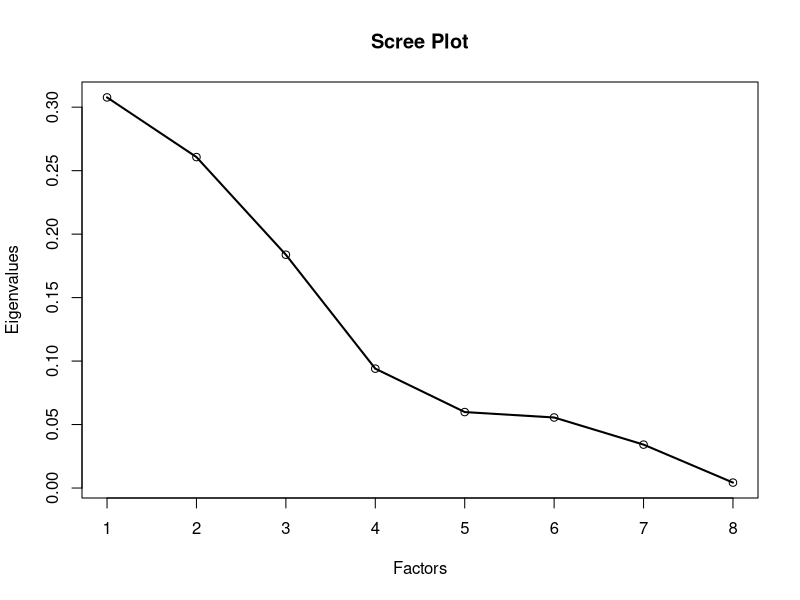

Here is the R script that generated this plot:
values <- c(7.2, 6.1, 4.3, 2.2, 1.4, 1.3, 0.8, 0.1)
totalvar <- values/sum(values)
totalvar
sum(totalvar[1:5])
plot(c(1:8), totalvar, lwd = 2, type = 'l', xlab = "Factors", ylab = "Eigenvalues", main = 'Scree Plot')
points(totalvar)


2.14462 / 0.73434
(677.74649 / 5) / (153.76309 / (24 - 6))
1 - (153.76309 / 831.50958)



ans3<-(153.76309 / (24-6)) / (831.50958 / (24-1))
1-ans3


24 * log(153.76309/24) + 2*6 


24 * log(153.76309/24) + log(24)*6

1 - (1-0.25)





